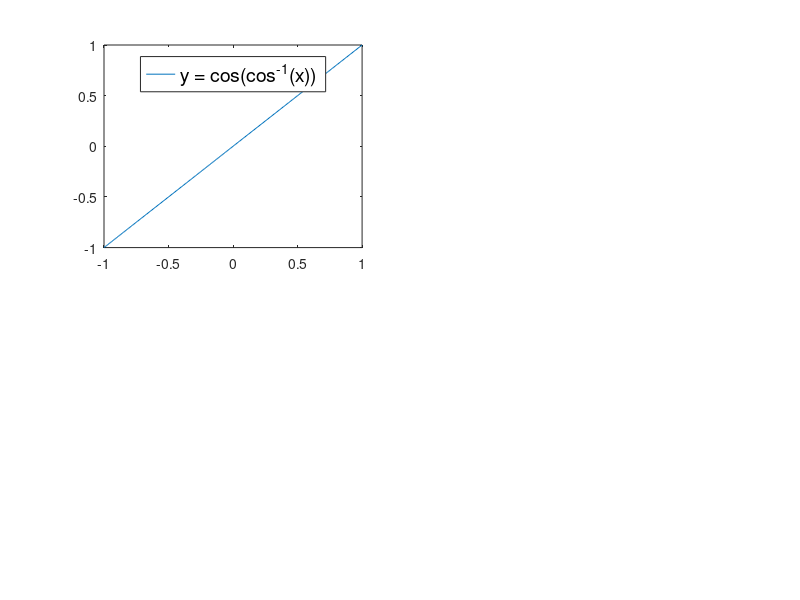

Reproduce this figure in MATLAB. (Note: this script raises an error after producing the figure.)
%% Plots of cos(nx) for n=1,3,5,7.
%
% Michael Rogers, Math 315, 2019.01.16
%
%
%% Grid of plots
%
% This shows a two-by-two grid of plots of Chebyshev polynomials.
% This is a silly sentence just to show a little more text.
% And some more.  The point is to show that you can have paragraphs
% explaining the code and its output;
%
% If you "Publish" to pdf, it will generate a PDF report for submission.
%
% In the m-file, there is code for making this formula:
%
% $$R_{n+1}(x) = {1 \over n!} \int_c^x (x-t)^n f^{(n+1)}(t) \; dt
%  = {f^{(n+1)}(\xi) \over (n+1)!}\,(x-c)^{n+1}$$
%
x = linspace(-1, 1, 201); 
T1 = cos(acos(x));
T3 = cos(3*acos(x));
T5 = cos(5*acos(x));
T7 = cos(7*acos(x)); 
subplot(2,2,1)
    plot(x, T1)
    legend({'y = cos(cos^{-1}(x))'},...
        'FontSize',14,...
        'Location','north');
    ax = gca; % Get Current Axes
    ax.YLim = ax.YLim + [-0.05, 0.75];
    xlabel('x');
    ylabel('y');
subplot(2,2,2)
    plot(x, T3) 
    legend({'y = cos(3 cos^{-1}(x))'},...
        'FontSize',14,...
        'Location','north');
    ax = gca; % Get Current Axes
    ax.YLim = ax.YLim + [-0.05, 0.75];
    xlabel('x');
    ylabel('y');
subplot(2,2,3)
    plot(x, T5)
    legend({'y = cos(5 cos^{-1}(x))'},...
        'FontSize',14,...
        'Location','north');
    ax = gca; % Get Current Axes
    ax.YLim = ax.YLim + [-0.05, 0.75];
    xlabel('x');
    ylabel('y');
subplot(2,2,4)
    plot(x, T7)
    legend({'y = cos(7 cos^{-1}(x))'},...
        'FontSize',14,...
        'Location','north');
    ax = gca; % Get Current Axes
    ax.YLim = ax.YLim + [-0.05, 0.75];
    xlabel('x');
    ylabel('y');
%% Combined plots
%
subplot(1,1,1) % resets the plot figure
hold on
plot(x, T1, 'b') 
plot(x, T3, 'r') 
plot(x, T5, 'g') 
plot(x, T7, 'c')
legend({'y = cos(cos^{-1}(x))', 'y = cos(3 cos^{-1}(x))',...
        'y = cos(5 cos^{-1}(x))', 'y = cos(7 cos^{-1}(x))'},...
    'FontSize',14,...
    'Location','northwest');
ax = gca; % Get Current Axes
ax.YLim = ax.YLim + [-0.05, 1.05];
xlabel('x');
ylabel('y');
hold off